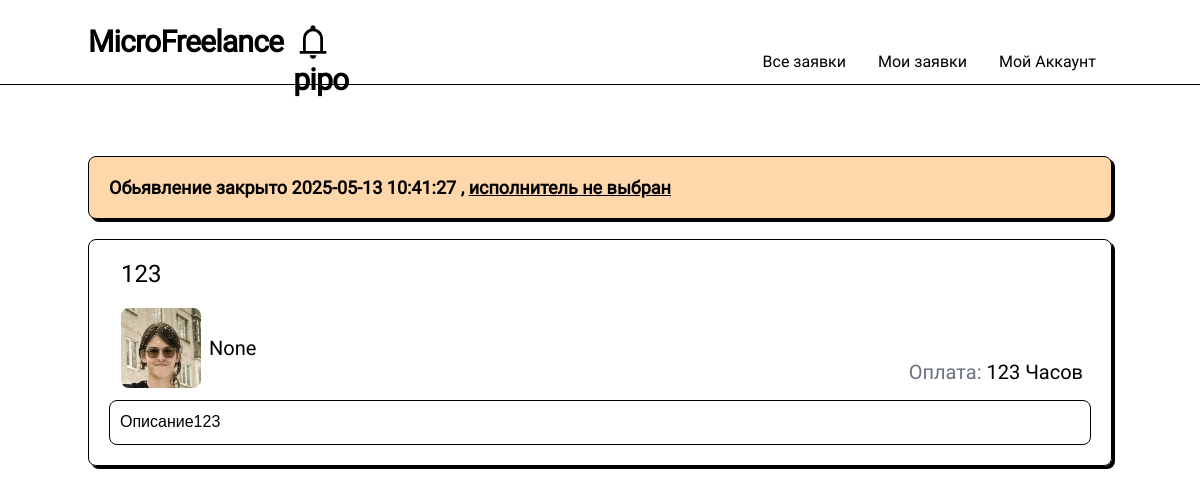
The app's page /post/1 (signed in) with its own data.
### models.py (models this page shows, shortened)
class Post(db.Model):
    __table_name__ = "posts"
    id: Mapped[int]                         = mapped_column(primary_key=True)
    title: Mapped[str]                      = mapped_column(String(64))
    data: Mapped[str]                       = mapped_column(String(256))
    data_text: Mapped[str]                  = mapped_column(String(256))
    coast: Mapped[str]                      = mapped_column(String(64))
    currency: Mapped[str]                   = mapped_column(String(64))
    author_id: Mapped[int]                  = mapped_column(ForeignKey(User.id))
    create_date: Mapped[datetime.datetime]  = mapped_column(DateTime(timezone=True), server_default=func.now())
    update_date: Mapped[datetime.datetime]  = mapped_column(DateTime(timezone=True), server_default=func.now())
    selected: Mapped[bool]                  = mapped_column(default=False)
    selected_date: Mapped[Optional[datetime.datetime]] = mapped_column(DateTime(timezone=True))
    archived: Mapped[bool]                  = mapped_column(default=False)
    archived_date: Mapped[Optional[datetime.datetime]] = mapped_column(DateTime(timezone=True))
    selected_respond_author_id: Mapped[Optional[int]] = mapped_column()
    respond: Mapped[list["PostRespond"]]    = relationship(back_populates="post", cascade="all, delete")
    author: Mapped["User"] = relationship()

class User(UserMixin, db.Model):
    __table_name__ = "users"
    id: Mapped[int]                         = mapped_column(primary_key=True)
    login: Mapped[str]                      = mapped_column(String(64), index=True, unique=True)
    password_hash: Mapped[Optional[str]]    = mapped_column(String(256))
    name: Mapped[Optional[str]]             = mapped_column(String(64))
    aboutme: Mapped[Optional[str]]          = mapped_column(String(256))
    contact_info: Mapped[Optional[str]]     = mapped_column(String(256))
    account_type: Mapped[str]               = mapped_column(String(256), default='student')

### routes.py (the view)
@app.route('/post/<id>', methods=['GET', 'POST'])
def post(id = None):
    data = db.session.scalar( sa.select(Post).where(Post.id == id) )
    if data is None:
        return abort(404)
    if current_user.is_authenticated and current_user.id != data.author_id and current_user.check_role(['student']):
        form = PostRespondForm()
        respond = db.session.query( PostRespond ).filter(PostRespond.author_id == current_user.id).filter(PostRespond.post_id == id).first()
        if form.validate_on_submit():
            if not respond:
                respond = PostRespond()
            respond.text = form.text.data
            respond.author_id = current_user.id
            respond.post_id = id
            respond.update_date = func.now()
            db.session.add(respond)
            db.session.commit()
            flash(['Данные сохранены', 'green'])
        if respond and not data.selected:
            form.text.data = respond.text
            form.submit.label.text = "Изменить"
        if not respond:
            respond = PostRespond()
            respond.author = current_user
        responds = [respond]
        if data.selected and not respond.selected:
            return abort(418)
    else:
        form=''
        if current_user.is_authenticated and data.author_id == current_user.id:
            responds = data.respond
            responds = sorted(responds, key= lambda x: not x.selected)
        else:
            responds = []
    return render_template('post.html', edit=False, form=form, data=data, responds=responds)

### models.py (called while the page is built)
@login.user_loader
def load_user(id):
  return db.session.get(User, int(id))

### routes.py (called while the page is built)
def render_template(*args, **kwargs):
    kwargs['current_user'] = current_user
    return base_render_teplate(*args, **kwargs)

### templates/post.html (shortened to what this page needs)
{% extends 'base/base.html' %}
{% block content %}
<link href="{{ url_for('static', filename='post_editor/quill.snow.css') }}" rel="stylesheet" />
{% if data.archived %}
<div class="card archived-title">
    Обьявление закрыто {{data.archived_date}}
    {% if data.selected %}, исполнитель выбран
    {% else %}, <u>исполнитель не выбран</u>
    {% endif %}
</div>
{% endif %}
<form method="POST" enctype='multipart/form-data'>
    <div class="card post-card">
        {% if edit %}
        {{ form.hidden_tag() }}
            <div class="title">
                {{ form.title(placeholder='Введите заголовок', class='title-edit', value=data.title) }}
            </div>
        {% else %}
        <div class="relative ">
            <div class="title">
                {{data.title}}
            </div>
        </div>
        {% endif %}
        <div class="user">
            {% if edit %}
                <a class="link">
            {% else %}
                <a href="/profile/{{data.author.login}}" class="link">
            {% endif %}
                <img class="avatar" src="{{ url_for('static', filename='avatars/'+data.author.login + '.webp') }}"
                onerror="this.src='/static/avatars/placeholder.svg'">
                <div class="name">
                    <p> {{ data.author.name }} </p>
                </div>
            </a>
        </div>
        <div class="coast">
                {% if edit %}
                    <p><span>Оплата:</span> {{ form.coast(class='coast-edit', placeholder='Зарплата', value=data.coast) }}{{ form.currency(value=data.currency, class='currency-edit') }} </p>
                {% else %}
                    <p><span>Оплата:</span> {{ data.coast }} {{ data.currency }} </p>
                {% endif %}
        </div>
        <div class="editor">
            {% if edit %}
                {{ form.data(style="display:none;", id='data') }}
                {{ form.data_text(style="display:none;", id='data_text') }}
                <div class="editor-body" id="editor">
                    {{ data.data|safe }}
                </div>
            {% else %}
                <div class="ql-container ql-snow ql-editor info">{{ data.data|safe }}</div>
            {% endif %}
        </div>
    </div>
</form>
{% endblock %}

### static/compile.css (style rules this page uses)
html, :host { line-height: 1.5; -webkit-text-size-adjust: 100%; -moz-tab-size: 4; -o-tab-size: 4; tab-size: 4; font-family: Roboto; font-feature-settings: normal; font-variation-settings: normal; -webkit-tap-highlight-color: transparent; }
body { margin: 0; line-height: inherit; }
a { color: inherit; text-decoration: inherit; }
blockquote, dl, dd, h1, h2, h3, h4, h5, h6, hr, figure, p, pre { margin: 0; }
img, svg, video, canvas, audio, iframe, embed, object { display: block; vertical-align: middle; }
img, video { max-width: 100%; height: auto; }
.relative { position: relative; }

### static/post_editor/quill.snow.css (style rules this page uses)
.ql-container { font-family:Helvetica,Arial,sans-serif;font-size:16px;height:100%;margin:0;position:relative }
.ql-editor { box-sizing:border-box;counter-reset:list-0 list-1 list-2 list-3 list-4 list-5 list-6 list-7 list-8 list-9;line-height:1.42;height:100%;outline:none;overflow-y:auto;padding:12px 15px;tab-size:4;-moz-tab-size:4;text-align:left;white-space:pre-wrap;word-wrap:break-word }
.ql-editor > * { cursor:text }
.ql-editor p,.ql-editor ol,.ql-editor pre,.ql-editor blockquote,.ql-editor h1,.ql-editor h2,.ql-editor h3,.ql-editor h4,.ql-editor h5,.ql-editor h6 { margin:0;padding:0 }
.ql-snow { box-sizing:border-box; }
.ql-snow * { box-sizing:border-box }

### records on screen
Post: archived_date "2025-05-13 10:41:27", title "123", coast "123", currency "Часов", data "Описание123"
User: login (picture), author.name "None"
